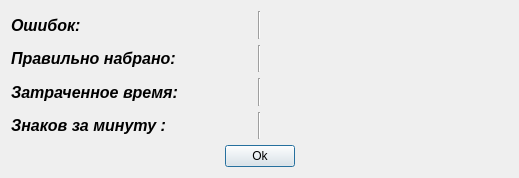
<?xml version="1.0" encoding="UTF-8"?>
<ui version="4.0">
 <class>InfoPrint</class>
 <widget class="QDialog" name="InfoPrint">
  <property name="geometry">
   <rect>
    <x>0</x>
    <y>0</y>
    <width>519</width>
    <height>178</height>
   </rect>
  </property>
  <property name="windowTitle">
   <string>Информация о уроке</string>
  </property>
  <layout class="QGridLayout" name="gridLayout">
   <item row="0" column="0" colspan="3">
    <layout class="QHBoxLayout" name="horizontalLayout">
     <item>
      <widget class="QLabel" name="labelError">
       <property name="font">
        <font>
         <pointsize>12</pointsize>
         <weight>75</weight>
         <italic>true</italic>
         <bold>true</bold>
        </font>
       </property>
       <property name="text">
        <string>Ошибок:</string>
       </property>
      </widget>
     </item>
     <item>
      <widget class="Line" name="line">
       <property name="orientation">
        <enum>Qt::Vertical</enum>
       </property>
      </widget>
     </item>
     <item>
      <widget class="QLabel" name="inputError">
       <property name="font">
        <font>
         <pointsize>12</pointsize>
         <weight>75</weight>
         <italic>true</italic>
         <bold>true</bold>
        </font>
       </property>
       <property name="text">
        <string/>
       </property>
      </widget>
     </item>
    </layout>
   </item>
   <item row="4" column="1">
    <widget class="QPushButton" name="Ok">
     <property name="maximumSize">
      <size>
       <width>70</width>
       <height>16777215</height>
      </size>
     </property>
     <property name="text">
      <string>Ok</string>
     </property>
    </widget>
   </item>
   <item row="4" column="2">
    <spacer name="horizontalSpacer_2">
     <property name="orientation">
      <enum>Qt::Horizontal</enum>
     </property>
     <property name="sizeHint" stdset="0">
      <size>
       <width>156</width>
       <height>20</height>
      </size>
     </property>
    </spacer>
   </item>
   <item row="4" column="0">
    <spacer name="horizontalSpacer">
     <property name="orientation">
      <enum>Qt::Horizontal</enum>
     </property>
     <property name="sizeHint" stdset="0">
      <size>
       <width>156</width>
       <height>20</height>
      </size>
     </property>
    </spacer>
   </item>
   <item row="1" column="0" colspan="3">
    <layout class="QHBoxLayout" name="horizontalLayout_2">
     <item>
      <widget class="QLabel" name="labelCorrectly">
       <property name="font">
        <font>
         <pointsize>12</pointsize>
         <weight>75</weight>
         <italic>true</italic>
         <bold>true</bold>
        </font>
       </property>
       <property name="text">
        <string>Правильно набрано:</string>
       </property>
      </widget>
     </item>
     <item>
      <widget class="Line" name="line_2">
       <property name="orientation">
        <enum>Qt::Vertical</enum>
       </property>
      </widget>
     </item>
     <item>
      <widget class="QLabel" name="inputCorrectly">
       <property name="font">
        <font>
         <pointsize>12</pointsize>
         <weight>75</weight>
         <italic>true</italic>
         <bold>true</bold>
        </font>
       </property>
       <property name="text">
        <string/>
       </property>
      </widget>
     </item>
    </layout>
   </item>
   <item row="2" column="0" colspan="3">
    <layout class="QHBoxLayout" name="horizontalLayout_3">
     <item>
      <widget class="QLabel" name="labelTime">
       <property name="font">
        <font>
         <pointsize>12</pointsize>
         <weight>75</weight>
         <italic>true</italic>
         <bold>true</bold>
        </font>
       </property>
       <property name="text">
        <string>Затраченное время:</string>
       </property>
      </widget>
     </item>
     <item>
      <widget class="Line" name="line_3">
       <property name="orientation">
        <enum>Qt::Vertical</enum>
       </property>
      </widget>
     </item>
     <item>
      <widget class="QLabel" name="inputTime">
       <property name="font">
        <font>
         <pointsize>12</pointsize>
         <weight>75</weight>
         <italic>true</italic>
         <bold>true</bold>
        </font>
       </property>
       <property name="text">
        <string/>
       </property>
      </widget>
     </item>
    </layout>
   </item>
   <item row="3" column="0" colspan="3">
    <layout class="QHBoxLayout" name="horizontalLayout_5">
     <item>
      <widget class="QLabel" name="labelSign">
       <property name="font">
        <font>
         <pointsize>12</pointsize>
         <weight>75</weight>
         <italic>true</italic>
         <bold>true</bold>
        </font>
       </property>
       <property name="text">
        <string>Знаков за минуту :</string>
       </property>
      </widget>
     </item>
     <item>
      <widget class="Line" name="line_4">
       <property name="orientation">
        <enum>Qt::Vertical</enum>
       </property>
      </widget>
     </item>
     <item>
      <widget class="QLabel" name="inputSign">
       <property name="font">
        <font>
         <pointsize>12</pointsize>
         <weight>75</weight>
         <italic>true</italic>
         <bold>true</bold>
        </font>
       </property>
       <property name="text">
        <string/>
       </property>
      </widget>
     </item>
    </layout>
   </item>
  </layout>
 </widget>
 <resources/>
 <connections>
  <connection>
   <sender>Ok</sender>
   <signal>clicked()</signal>
   <receiver>InfoPrint</receiver>
   <slot>close()</slot>
   <hints>
    <hint type="sourcelabel">
     <x>205</x>
     <y>191</y>
    </hint>
    <hint type="destinationlabel">
     <x>208</x>
     <y>108</y>
    </hint>
   </hints>
  </connection>
 </connections>
</ui>
